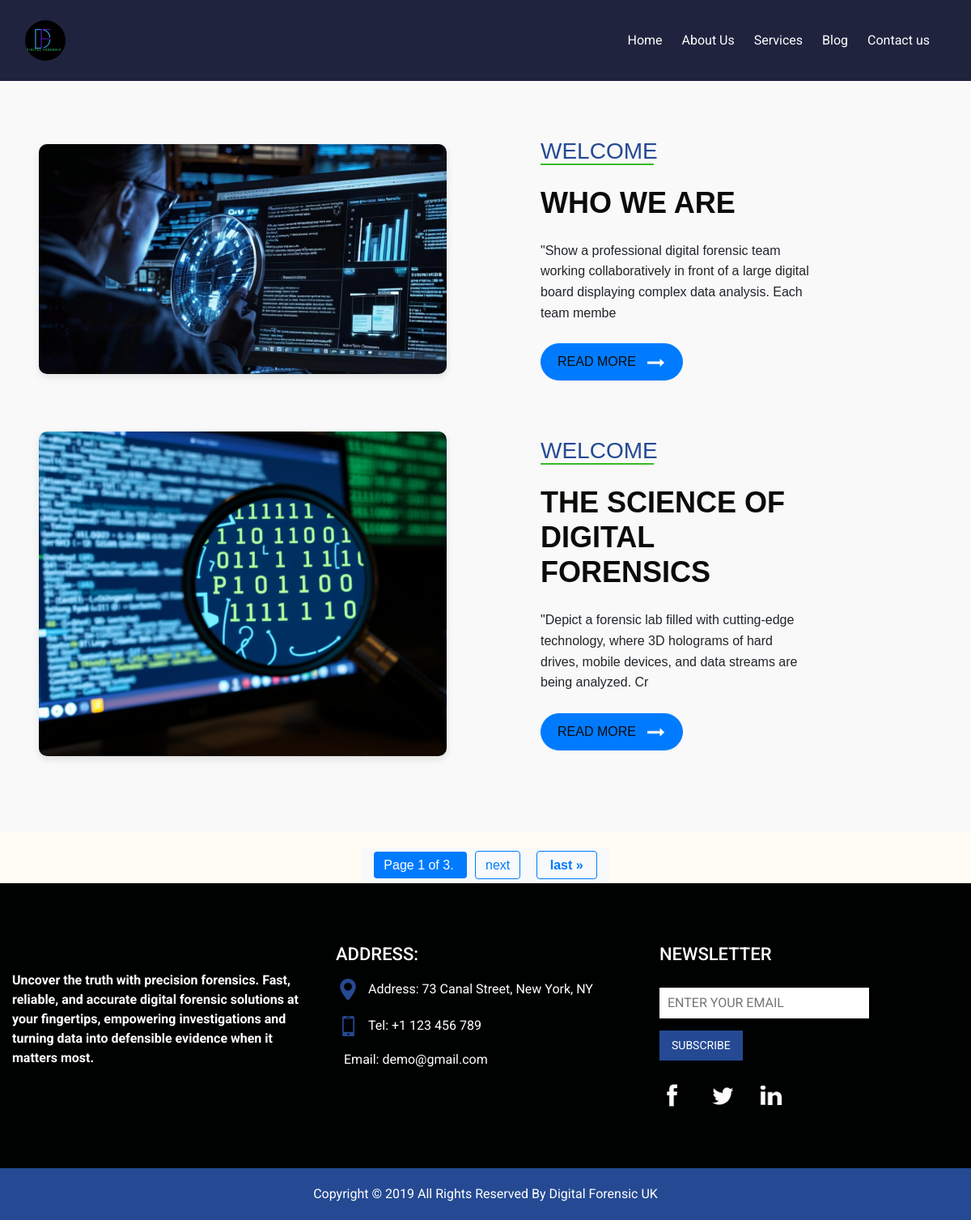
The page /about/ on the database its author committed.
### forensicApp/models.py (models this page shows, shortened)
class About(models.Model):
    title = models.CharField(max_length=100)
    description = models.TextField()
    image = models.ImageField(upload_to='media')

### forensicApp/views.py (the view)
# urls.py: path('about/', views.about, name='about'),
def about(request):
    abouts = About.objects.all()
    paginator = Paginator(abouts, 2)  # Customize the number of items as needed
    page_number = request.GET.get('page')
    page_obj = paginator.get_page(page_number)
    context = {
        'page_obj': page_obj,
    }
    return render(request, 'about.html', context)

### templates/about.html (shortened to what this page needs)
{% extends 'base.html' %}
{% load static %}
{% block content %}
{% include 'home/abouts.html' %}
  <div class="pagination">
    <span class="step-links">
      <span class="current">
        Page {{ page_obj.number }} of {{ page_obj.paginator.num_pages }}.
      </span>
      {% if page_obj.has_next %}
        <a href="?page={{ page_obj.next_page_number }}">next</a>
        <a href="?page={{ page_obj.paginator.num_pages }}">last &raquo;</a>
      {% endif %}
    </span>
  </div>
{% endblock %}

### templates/home/abouts.html (shortened to what this page needs)
{% load static %}
<section class="welcome_section layout_padding">
    <div class="container-fluid">
        {% for about in page_obj %}
        <div class="row align-items-center welcome-row">
            <div class="col-md-6">
                <div class="welcome_image">
                    <img class="img-fluid" src="{{ about.image.url }}" alt="Welcome Image" />
                </div>
            </div>
            <div class="col-md-6">
                <div class="welcome_detail">
                    <h3 class="welcome-heading">Welcome</h3>
                    <h2 class="welcome-title">{{ about.title }}</h2>
                    <p class="welcome-description">{{ about.description|slice:":150" }}</p>
                    <div class="welcome_detail-btn">
                        <a href="{% url 'about_detail' about.pk %}" class="btn btn-primary">
                            <span>Read More</span>
                            <img src="{% static 'images/arrow.png' %}" alt="arrow" class="ml-2" />
                        </a>
                    </div>
                </div>
            </div>
        </div>
        {% empty %}
        <p>No content available at the moment</p>
        <hr>
        {% endfor %}
    </div>
</section>

### static/css/style.css (style rules this page uses)
body { font-family: "Open Sans", sans-serif; background-color: #fffcf4; }
.layout_padding { padding: 75px 0; }
a, a:hover, a:focus { text-decoration: none; }
.btn, .btn:focus { outline: none !important; box-shadow: none; }
.welcome_section .col-md-6 { padding: 0 4%; }
.welcome_detail { width: 75%; }
.welcome_detail h2 { text-transform: uppercase; color: #0c0b09; font-weight: bold; }
.welcome_detail h3 { text-transform: uppercase; color: #254a93; position: relative; }
.welcome_detail h3::after { position: absolute; bottom: 0; left: 0; content: ""; height: 1.5px; width: 140px; background-color: #36bb25; }
.welcome_detail h2, .welcome_detail p, .welcome_detail .welcome_detail-btn { margin-top: 25px; }
.welcome_section .welcome_detail-btn a, .welcome_section .welcome_detail-btn a:hover { text-transform: uppercase; color: #0c0b09; }
.welcome_section .welcome_detail-btn a img { width: 25px; }

### static/css/paginator_style.css (style rules this page uses)
.pagination { display: flex; justify-content: center; align-items: center; margin-top: 20px; font-family: Arial, sans-serif; }
.pagination .step-links { display: inline-block; padding: 10px; background-color: #f8f9fa; border-radius: 5px; }
.pagination .step-links a { color: #007bff; text-decoration: none; padding: 8px 12px; margin: 0 5px; border-radius: 4px; border: 1px solid #007bff; transition: background-color 0.3s ease, color 0.3s ease; }
.pagination .current { padding: 8px 12px; margin: 0 5px; background-color: #007bff; color: white; border-radius: 4px; }
.pagination .step-links a:first-child, .pagination .step-links a:last-child { font-weight: bold; padding: 8px 16px; }
.pagination .step-links a:last-child { margin-left: 10px; }

### templates/home/abouts.html (style rules this page uses)
* { margin: 0; padding: 0; box-sizing: border-box; }
body { font-family: 'Arial', sans-serif; }
.welcome_section { padding: 50px 0; background-color: #f9f9f9; }
.welcome-row { margin-bottom: 30px; }
.welcome_image img { border-radius: 10px; box-shadow: 0 4px 10px rgba(0, 0, 0, 0.1); animation: fadeInLeft 1s ease; }
.welcome_detail { padding: 20px; animation: fadeInRight 1s ease; }
.welcome-heading { color: #007bff; font-size: 28px; margin-bottom: 10px; }
.welcome-title { font-size: 36px; margin-bottom: 20px; font-weight: bold; }
.welcome-description { font-size: 16px; line-height: 1.6; margin-bottom: 20px; }
.welcome_detail-btn .btn { display: inline-block; padding: 10px 20px; border-radius: 50px; background-color: #007bff; color: #fff; font-size: 16px; text-decoration: none; transition: background-color 0.3s ease; }
.welcome_detail-btn img { width: 15px; vertical-align: middle; transition: transform 0.3s ease; }

### rows shown on the page
About: image (picture), title "WHO WE ARE", description "\"Show a professional digital forensic team working collaboratively in front of a large digital board displaying complex data analysis. Each team membe"
About: image (picture), title "THE SCIENCE OF DIGITAL FORENSICS", description "\"Depict a forensic lab filled with cutting-edge technology, where 3D holograms of hard drives, mobile devices, and data streams are being analyzed. Cr"

### other values the page prints
{{ page_obj.number }} "1"
{{ page_obj.paginator.num_pages }} "3"
